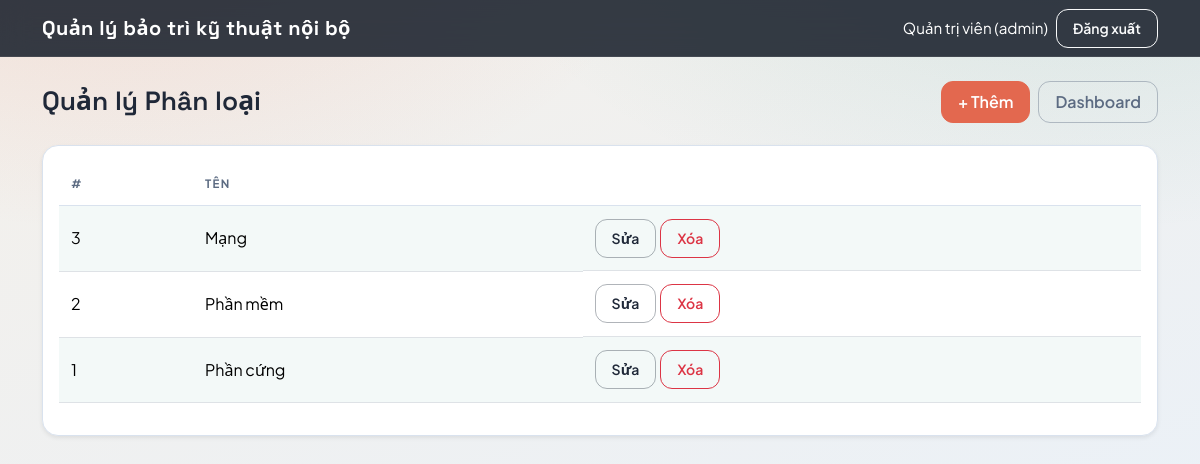
Page /categories_list.php (signed in) on the committed database.
### tables this page shows
CREATE TABLE `phan_loai` (
  `id` int(11) NOT NULL,
  `ten` varchar(100) NOT NULL
);

### inc/auth.php (called while the page is built, shortened)
<?php
function e(string $str): string {
    return htmlspecialchars($str, ENT_QUOTES, 'UTF-8');
}

### categories_list.php (the view, shortened to what this page needs)
<?php
require_once __DIR__ . "/inc/db.php";
require_once __DIR__ . "/inc/auth.php";
$cats = $pdo->query("SELECT * FROM phan_loai ORDER BY id DESC")->fetchAll();
include __DIR__ . "/inc/header.php";
?>
<div class="page-header">
  <h4 class="m-0">Quản lý Phân loại</h4>
  <div class="d-flex gap-2">
    <a class="btn btn-dark" href="categories_create.php">+ Thêm</a>
    <a class="btn btn-outline-secondary" href="dashboard.php">Dashboard</a>
  </div>
</div>
<div class="card shadow-sm">
  <div class="card-body">
    <table class="table table-sm align-middle table-striped">
      <thead>
        <tr><th>#</th><th>Tên</th><th></th></tr>
      </thead>
      <tbody>
        <?php foreach ($cats as $c): ?>
          <tr>
            <td><?= (int)$c['id'] ?></td>
            <td><?= e($c['ten']) ?></td>
            <td class="d-flex gap-1">
              <a class="btn btn-sm btn-outline-dark" href="categories_edit.php?id=<?= (int)$c['id'] ?>">Sửa</a>
              <a class="btn btn-sm btn-outline-danger"
                 onclick="return confirm('Xóa phân loại này?');"
                 href="categories_delete.php?id=<?= (int)$c['id'] ?>">Xóa</a>
            </td>
          </tr>
        <?php endforeach; ?>
      </tbody>
    </table>
  </div>
</div>
<?php include __DIR__ . "/inc/footer.php"; ?>

### inc/header.php (style rules this page uses)
:root { color-scheme: light; --bg-1: #f4f0ea; --bg-2: #e8f1fb; --ink: #1f2838; --ink-soft: #5c6b82; --accent: #e3684f; --accent-2: #1f8f7c; --card: #ffffff; --border: #d9e2ee; --shadow: 0 18px 45px rgba(20, 35, 60, 0.12); }
* { box-sizing: border-box; }
body.app-body { font-family: "Plus Jakarta Sans", "Segoe UI", sans-serif; color: var(--ink); background: radial-gradient(1000px 520px at 90% -10%, rgba(31, 143, 124, 0.12), transparent 60%), radial-gradient(900px 520px at 10% -10%, rgba(227, 104, 79, 0.14), transparent 60%), linear-gradient(160deg, var(--bg-1), var(--bg-2)); min-height: 100vh; }
a { text-decoration: none; }
.page-header { display: flex; align-items: center; justify-content: space-between; gap: 16px; flex-wrap: wrap; margin-bottom: 22px; animation: float-in 0.45s ease both; }
.page-title, .page-header h4, .page-header h5, .card h4, .card h5 { font-family: "Space Grotesk", "Segoe UI", sans-serif; font-weight: 600; margin: 0; font-size: clamp(1.2rem, 1.2rem + 0.6vw, 1.7rem); }
.card { border: 1px solid var(--border); border-radius: 16px; box-shadow: var(--shadow); background: var(--card); animation: float-in 0.6s ease both; }
.table { --bs-table-striped-bg: rgba(31, 143, 124, 0.05); }
.table thead th { text-transform: uppercase; font-size: 0.72rem; letter-spacing: 0.12em; color: var(--ink-soft); border-bottom-color: var(--border); }
.table td, .table th { padding: 0.8rem 0.75rem; }
.btn { border-radius: 12px; font-weight: 600; padding: 0.5rem 1rem; }
.btn-dark { background: var(--accent); border-color: var(--accent); }
.btn-outline-dark { color: var(--ink); border-color: rgba(31, 40, 56, 0.35); }
.btn-outline-secondary { color: var(--ink-soft); border-color: rgba(92, 107, 130, 0.4); }

### rows in the picture
phan_loai: id "3", ten "Mạng"
phan_loai: id "2", ten "Phần mềm"
phan_loai: id "1", ten "Phần cứng"

### other values in the picture
current_user()['full_name'] "Quản trị viên"
current_user()['role'] "admin"
